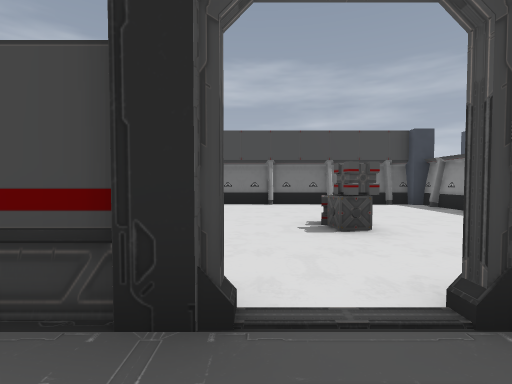
[1] (above)

14 first-person views from a walk through a 3-D level made in the Godot game engine. The camera is 1.5 m above the floor, tilts 2° down and sees 85° across. The floor is counted in squares, 2 m on a side. Each view is taken from the middle of a square. On the plan, view 1 faces up. The plan holds only what a view shows up to about 10 squares ahead; the rest is blank. The place goes on beyond the plan. Characters and animated objects are not drawn. Some surface patterns are stand-ins.

[2]
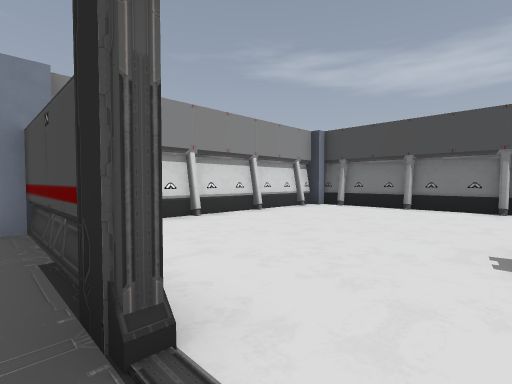

[3]
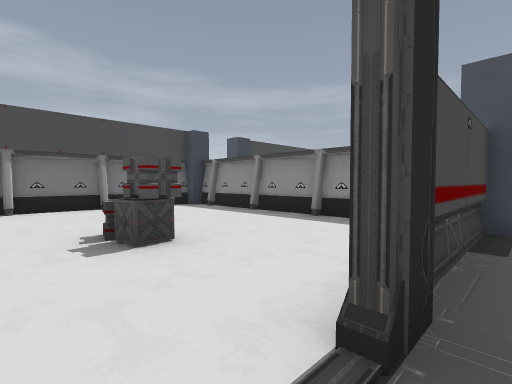

[4]
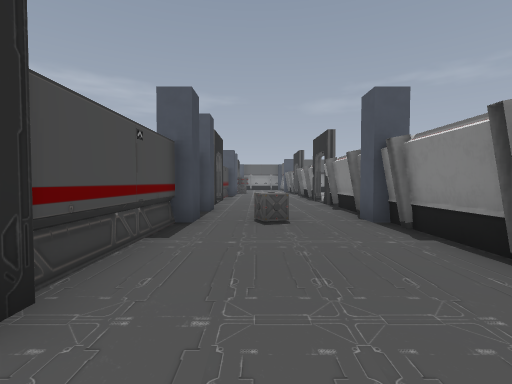

[5]
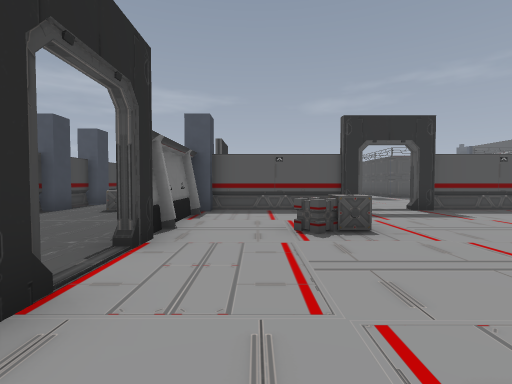

[6]
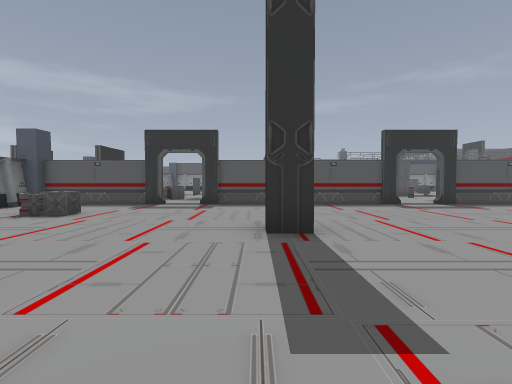

[7]
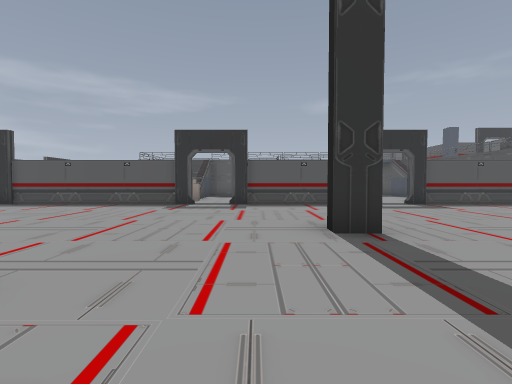

[8]
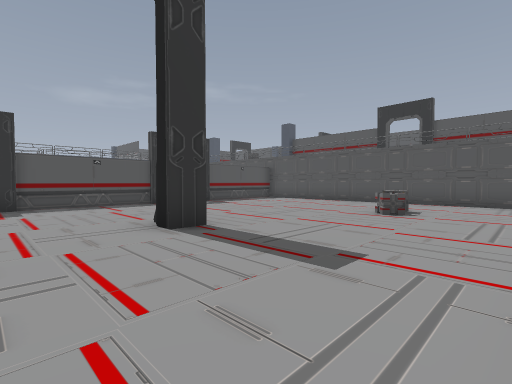

[9]
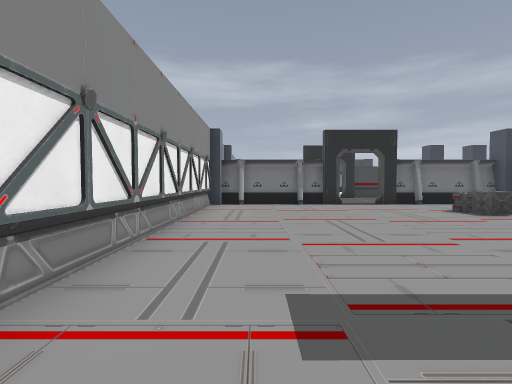

[10]
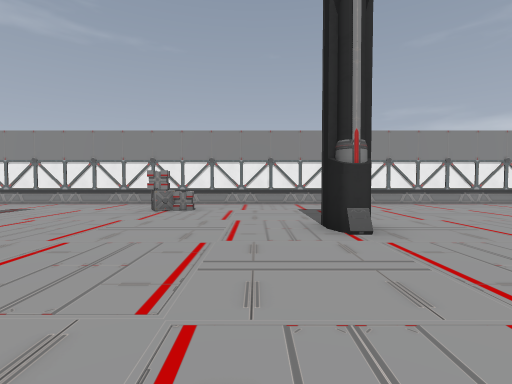

[11]
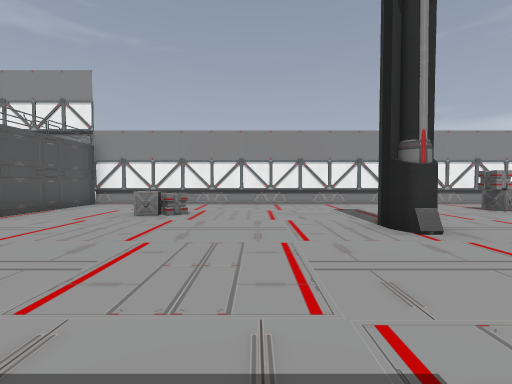

[12]
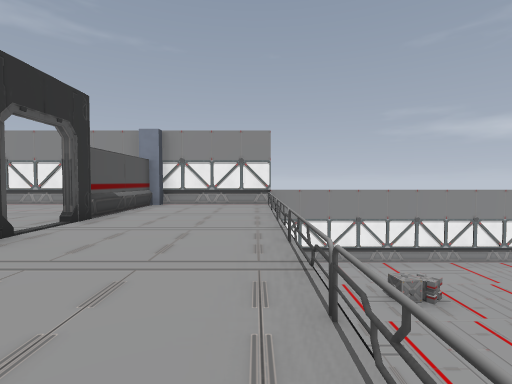

[13]
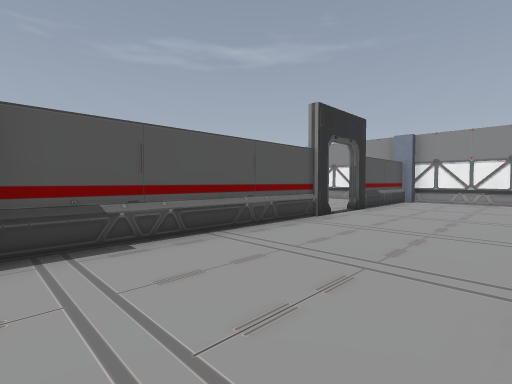

[14]
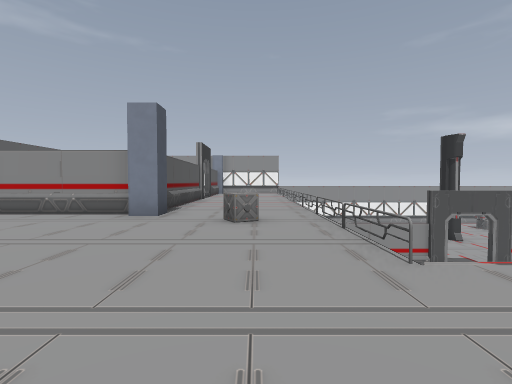

### Floor plan
Key: @ floor where view 1 was taken; # wall or solid block; . main floor; : floor 4 m higher than the main floor; / step, stairs or slope; = window, fence, low wall or low ledge; C crate.
Columns run from 5 left of view 1 to 14 right of it. Each row starts with its distance up from view 1.
 10 ############
  9 #..........#
  8 #..........#
  7 #..........#
  6 #..........#
  5 #.....C....#
  4 #..........#
  3  ..........#
  2  #==#..#==#####
  1      ..
  0      @
 -1
 -2 #####..########
 -3 #..........#
 -4 #..........#
 -5 #......C...#
 -6 #..........#
 -7 #...........
 -8 #............
 -9 #..........#.
-10 #..........#
-11 #..........#
-12 #..........#
-13 #..........#
-14 #.C........#
-15 #.CC........
-16 #...........
-17 #..........#
-18 #..........#
-19 #..........#
-20 #..........#
-21 #..........
-22 #...........
-23 #..C.......#
-24 #..........#
-25 #......   .#
-26 #.....     #    /:
-27 #:::::::::::::::#::
-28 #:::::::::::::C:::::
-29 #::::::::::::::::::
-30 ##==#::#====#:::::
-31     :::     ##:::
-32    :::       #::
-33  :::         #:
-34 #::          #
-35 #:
-36 #

Where each view was taken, in squares from view 1:
view 1: 0 up, 0 right, facing up
view 2: 1 up, 1 right, facing up-left
view 3: 1 up, 0 right, facing up-right
view 4: 0 up, 0 right, facing right
view 5: 4 down, 2 left, facing right
view 6: 10 down, 4 left, facing right
view 7: 17 down, 4 left, facing right
view 8: 16 down, 4 left, facing down-right
view 9: 12 down, 3 left, facing up
view 10: 12 down, 5 right, facing left
view 11: 21 down, 5 right, facing left
view 12: 27 down, 5 right, facing left
view 13: 27 down, 7 right, facing down-left
view 14: 28 down, 14 right, facing left
